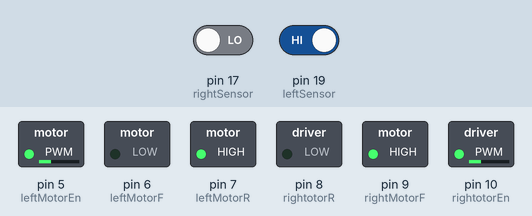
Recording of a sketch running on a simulated Arduino Uno, built with avr-gcc and run on an emulated ATmega328P. Shown: switched loads named in the sketch (green lamp = pin HIGH). The test bench sets the inputs (shaded band); at power-on: pin 17 (rightSensor) LOW, pin 19 (leftSensor) HIGH.

Above: at 1.2 s.
1.3 s: pin 17 (rightSensor) driven HIGH
At 2.3 s:
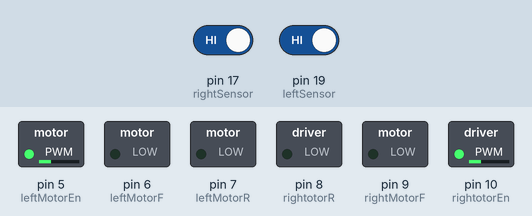
2.8 s: pin 19 (leftSensor) driven LOW
At 3.4 s:
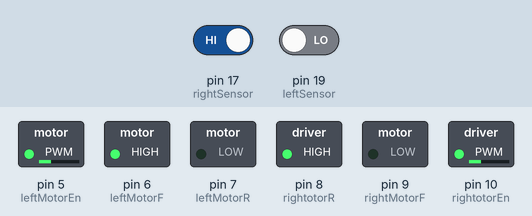
4.3 s: pin 17 (rightSensor) driven LOW
At 4.6 s:
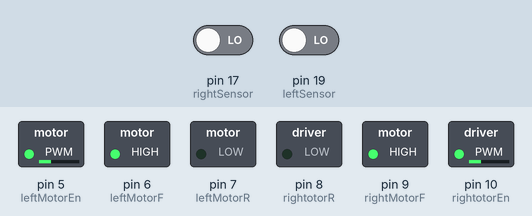
5.8 s: pin 19 (leftSensor) driven HIGH
At 6.9 s:
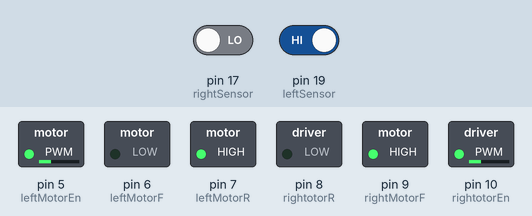
Timing chart, 0 to 8.3 s (numbered marks = the images above; inputs shaded):
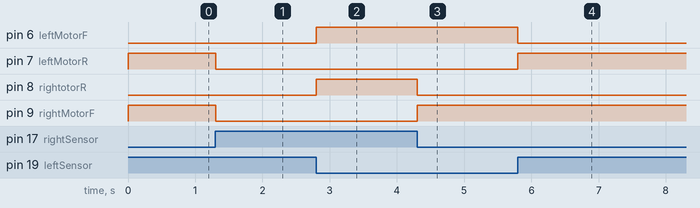

The sketch:

simepleLineFollowing.ino
```cpp
const uint8_t speed = 75;
const uint8_t leftMotorR = 7;
const uint8_t leftMotorF = 6;
const uint8_t leftMotorEn = 5;
const uint8_t rightMotorF = 9;
const uint8_t rightotorR = 8;
const uint8_t rightotorEn = 10;
const uint8_t leftSensor;
const uint8_t rightSensor;
bool leftAlarm;
bool rightAlarm;

void setup() {
  pinMode(leftMotorEn, OUTPUT);
  pinMode(leftMotorR, OUTPUT);
  pinMode(leftMotorF, OUTPUT);

  pinMode(rightotorR, OUTPUT);
  pinMode(rightMotorF, OUTPUT);
  pinMode(rightotorEn, OUTPUT);

  analogWrite(leftMotorEn, speed);
  analogWrite(rightotorEn, speed);
}


void loop() {

  leftAlarm = digitalRead(19);
  rightAlarm = digitalRead(17);

  if(leftAlarm == 0 && rightAlarm == 1){
    RIGHT();
  }
  else if(leftAlarm == 1 && rightAlarm == 0){
    LEFT();
  }
  else if(leftAlarm == 0 && rightAlarm == 0){
    FORWARD();
  }
  else if(leftAlarm == 1 && rightAlarm == 1){
    STOP();
  }

delay(1);

}

void FORWARD(){
  digitalWrite(leftMotorF,1);
  digitalWrite(leftMotorR,0);
  digitalWrite(rightMotorF,1);
  digitalWrite(rightotorR,0);
  delay(1);
}

void BACKWARD(){
  digitalWrite(leftMotorF,0);
  digitalWrite(leftMotorR,1);
  digitalWrite(rightMotorF,0);
  digitalWrite(rightotorR,1);
  delay(1);
}

void RIGHT(){
  digitalWrite(leftMotorF,1);
  digitalWrite(leftMotorR,0);
  digitalWrite(rightMotorF,0);
  digitalWrite(rightotorR,1);
  delay(1);
}

void LEFT(){
  digitalWrite(leftMotorF,0);
  digitalWrite(leftMotorR,1);
  digitalWrite(rightMotorF,1);
  digitalWrite(rightotorR,0);
  delay(1);
}

void STOP(){
  digitalWrite(leftMotorR,0);
  digitalWrite(leftMotorR,0);
  digitalWrite(rightMotorF,0);
  digitalWrite(rightotorR,0);
  delay(1);
}
```

lineFollower.c
```cpp
/*
#ifndef F_CPU
#define F_CPU 1000000UL
#endif
*/
#include <avr/io.h>
#include <util/delay.h>
#include <stdbool.h>
#include <avr/interrupt.h>

#define leftMotorR PIND7
#define leftMotorF PIND6
#define leftMotorEn PIND5
#define rightMotorF PINB1
#define rightMotorR PINB0
#define rightotorEn PINB2
#define leftSensor PINC5
#define rightSensor PINC3
bool leftAlarm;
bool rightAlarm;
int8_t speed = 80;

void FORWARD();
void BACKWARD();
void RIGHT();
void LEFT();
void STOP();

int main(void)
{

	DDRB |= (1<<0)|(1<<1)|(1<<2); //PB0 PB1 PB2
	DDRC &= ~((1<<3)|(1<<6)); //PC3 PC5
	DDRD |= (1<<5)|(1<<6)|(1<<7);//11100000; //PD5 PD6 PD7
	//PORTD |= (1 << PIND5);
	//PORTB |= (1 << PINB2);
	//PWM D5
	TCCR0A=(0<<COM0A1) | (0<<COM0A0) | (1<<COM0B1) | (0<<COM0B0) | (1<<WGM01) | (1<<WGM00);
	TCCR0B=(0<<WGM02) | (1<<CS02) | (0<<CS01) | (0<<CS00);
	TCNT0=0x00;
	OCR0A=0x00;
	OCR0B=0x00;
	//PWM B2
	TCCR1A |= (0<<COM1A1) | (0<<COM1A0) | (1<<COM1B1) | (0<<COM1B0) | (0<<WGM11) | (1<<WGM10);
	TCCR1B |= (1<<WGM12) | (1<<CS12) | (0<<CS11) | (0<<CS10);
	TCNT1=0x00;
	OCR1A=0x00;
	OCR1B=0x00;

    while (1)
    {
	  OCR0B = speed;
	  OCR1B = speed;
	  leftAlarm = bit_is_clear(PINC, leftSensor);
	  rightAlarm = bit_is_clear(PINC, rightSensor);

	  if(leftAlarm == 1 && rightAlarm == 0){
		  RIGHT();
	  }
	  else if(leftAlarm == 0 && rightAlarm == 1){
		  LEFT();
	  }
	  else if(leftAlarm == 1 && rightAlarm == 1){
		  FORWARD();
	  }
	  else if(leftAlarm == 0 && rightAlarm == 0){
		  STOP();
	  }
	  _delay_ms(10);
    }
}

void FORWARD(){
	PORTD |= (1 << leftMotorF); //digitalWrite(leftMotorF,1);
	PORTD &= ~(1 << leftMotorR);//digitalWrite(leftMotorR,0);
	PORTB |= (1 << rightMotorF);//digitalWrite(rightMotorF,1);
	PORTB &= ~(1 << rightMotorR);//digitalWrite(rightotorR,0);
	_delay_ms(10);
}

void BACKWARD(){
	PORTD &= ~(1 << leftMotorF);//digitalWrite(leftMotorF,0);
	PORTD |= (1 << leftMotorR);//digitalWrite(leftMotorR,1);
	PORTB &= ~(1 << rightMotorF);//digitalWrite(rightMotorF,0);
	PORTB |= (1 << rightMotorR);//digitalWrite(rightotorR,1);
	_delay_ms(10);
}

void RIGHT(){
	PORTD |= (1 << leftMotorF);//digitalWrite(leftMotorF,1);
	PORTD &= ~(1 << leftMotorR);//digitalWrite(leftMotorR,0);
	PORTB &= ~(1 << rightMotorF);//digitalWrite(rightMotorF,0);
	PORTB |= (1 << rightMotorR);//digitalWrite(rightotorR,1);
	_delay_ms(10);
}

void LEFT(){
	PORTD &= ~(1 << leftMotorF);//digitalWrite(leftMotorF,0);
	PORTD |= (1 << leftMotorR);//digitalWrite(leftMotorR,1);
	PORTB |= (1 << rightMotorF);//digitalWrite(rightMotorF,1);
	PORTB &= ~(1 << rightMotorR);//digitalWrite(rightotorR,0);
	_delay_ms(10);
}

void STOP(){
	PORTD &= ~(1 << leftMotorF);//digitalWrite(leftMotorR,0);
	PORTD &= ~(1 << leftMotorR);//digitalWrite(leftMotorR,0);
	PORTB &= ~(1 << rightMotorF);//digitalWrite(rightMotorF,0);
	PORTB &= ~(1 << rightMotorR);//digitalWrite(rightotorR,0);
	_delay_ms(10);
}
```

Measured:
- after the input at 1.3 s, pin 7 (leftMotorR), pin 9 (rightMotorF): HIGH → LOW at once
- after the input at 2.8 s, pin 6 (leftMotorF), pin 8 (rightotorR): LOW → HIGH at once
- after the input at 4.3 s, pin 8 (rightotorR): HIGH → LOW at once; pin 9 (rightMotorF): LOW → HIGH at once
- after the input at 5.8 s, pin 6 (leftMotorF): HIGH → LOW at once; pin 7 (leftMotorR): LOW → HIGH at once
